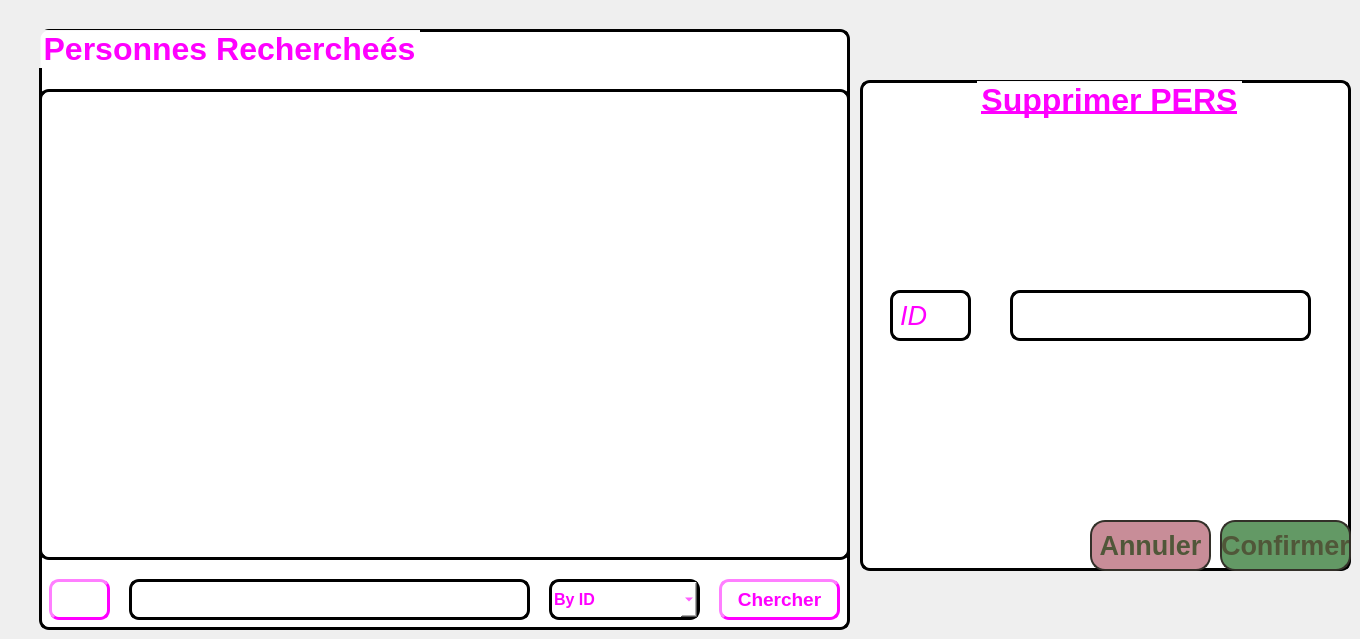
    <widget class="QWidget" name="page6">
     <widget class="QGroupBox" name="groupBox_116">
      <property name="geometry">
       <rect>
        <x>39</x>
        <y>29</y>
        <width>811</width>
        <height>601</height>
       </rect>
      </property>
      <property name="font">
       <font>
        <pointsize>24</pointsize>
        <weight>75</weight>
        <bold>true</bold>
       </font>
      </property>
      <property name="styleSheet">
       <string notr="true">background-color:white; 
color: rgb(255, 0, 255);
border-style:outset ; 
border-width:3px ; 
border-radius:10px;</string>
      </property>
      <property name="title">
       <string>Personnes Rechercheés</string>
      </property>
      <widget class="QTableView" name="tableView_86">
       <property name="geometry">
        <rect>
         <x>0</x>
         <y>60</y>
         <width>811</width>
         <height>471</height>
        </rect>
       </property>
       <property name="font">
        <font>
         <pointsize>13</pointsize>
         <weight>75</weight>
         <bold>true</bold>
        </font>
       </property>
       <property name="alternatingRowColors">
        <bool>true</bool>
       </property>
       <property name="gridStyle">
        <enum>Qt::DashDotLine</enum>
       </property>
       <property name="sortingEnabled">
        <bool>true</bool>
       </property>
       <attribute name="horizontalHeaderMinimumSectionSize">
        <number>100</number>
       </attribute>
       <attribute name="horizontalHeaderDefaultSectionSize">
        <number>152</number>
       </attribute>
       <attribute name="verticalHeaderDefaultSectionSize">
        <number>47</number>
       </attribute>
      </widget>
      <widget class="QPushButton" name="pushButton_406">
       <property name="geometry">
        <rect>
         <x>10</x>
         <y>550</y>
         <width>61</width>
         <height>41</height>
        </rect>
       </property>
       <property name="text">
        <string/>
       </property>
       <property name="icon">
        <iconset>
         <normaloff>:/resouces/Untitled-1.png</normaloff>:/resouces/Untitled-1.png</iconset>
       </property>
       <property name="iconSize">
        <size>
         <width>40</width>
         <height>30</height>
        </size>
       </property>
      </widget>
      <widget class="QPlainTextEdit" name="plainTextEdit_66">
       <property name="geometry">
        <rect>
         <x>90</x>
         <y>550</y>
         <width>401</width>
         <height>41</height>
        </rect>
       </property>
      </widget>
      <widget class="QComboBox" name="comboBox_116">
       <property name="geometry">
        <rect>
         <x>510</x>
         <y>550</y>
         <width>151</width>
         <height>41</height>
        </rect>
       </property>
       <property name="font">
        <font>
         <pointsize>12</pointsize>
         <weight>75</weight>
         <bold>true</bold>
        </font>
       </property>
       <item>
        <property name="text">
         <string>By ID</string>
        </property>
       </item>
       <item>
        <property name="text">
         <string>By Modele</string>
        </property>
       </item>
       <item>
        <property name="text">
         <string>By Date_Achat</string>
        </property>
       </item>
      </widget>
      <widget class="QPushButton" name="pushButton_416">
       <property name="geometry">
        <rect>
         <x>680</x>
         <y>550</y>
         <width>121</width>
         <height>41</height>
        </rect>
       </property>
       <property name="font">
        <font>
         <pointsize>14</pointsize>
         <weight>75</weight>
         <bold>true</bold>
        </font>
       </property>
       <property name="text">
        <string>Chercher</string>
       </property>
      </widget>
     </widget>
     <widget class="QGroupBox" name="groupBox_12">
      <property name="geometry">
       <rect>
        <x>860</x>
        <y>80</y>
        <width>491</width>
        <height>491</height>
       </rect>
      </property>
      <property name="font">
       <font>
        <pointsize>24</pointsize>
        <weight>75</weight>
        <bold>true</bold>
        <underline>true</underline>
        <stylestrategy>PreferDefault</stylestrategy>
       </font>
      </property>
      <property name="styleSheet">
       <string notr="true">background-color:white; 
color: rgb(255, 0, 255);
border-style:outset ; 
border-width:3px ; 
border-radius:10px;</string>
      </property>
      <property name="title">
       <string>Supprimer PERS</string>
      </property>
      <property name="alignment">
       <set>Qt::AlignCenter</set>
      </property>
      <property name="flat">
       <bool>true</bool>
      </property>
      <property name="checkable">
       <bool>false</bool>
      </property>
      <widget class="QLineEdit" name="lineEdit_S">
       <property name="geometry">
        <rect>
         <x>150</x>
         <y>210</y>
         <width>301</width>
         <height>51</height>
        </rect>
       </property>
       <property name="font">
        <font>
         <family>MS UI Gothic</family>
         <pointsize>20</pointsize>
         <weight>50</weight>
         <bold>false</bold>
         <underline>false</underline>
         <stylestrategy>PreferDefault</stylestrategy>
        </font>
       </property>
      </widget>
      <widget class="QLabel" name="label_52">
       <property name="geometry">
        <rect>
         <x>30</x>
         <y>210</y>
         <width>81</width>
         <height>51</height>
        </rect>
       </property>
       <property name="font">
        <font>
         <pointsize>20</pointsize>
         <weight>50</weight>
         <italic>true</italic>
         <bold>false</bold>
         <underline>false</underline>
         <stylestrategy>PreferDefault</stylestrategy>
        </font>
       </property>
       <property name="text">
        <string>ID</string>
       </property>
      </widget>
      <widget class="QPushButton" name="annuler_S">
       <property name="geometry">
        <rect>
         <x>230</x>
         <y>440</y>
         <width>121</width>
         <height>51</height>
        </rect>
       </property>
       <property name="font">
        <font>
         <family>MS UI Gothic</family>
         <pointsize>20</pointsize>
         <weight>75</weight>
         <bold>true</bold>
         <underline>false</underline>
         <strikeout>false</strikeout>
         <kerning>true</kerning>
        </font>
       </property>
       <property name="styleSheet">
        <string notr="true">box-shadow: 0px 1px 0px 0px #1c1b18;
	background:linear-gradient(to bottom, #eae0c2 5%, #ccc2a6 100%);
	background-color:#c88d98;
	border-radius:15px;
	border:2px solid #333029;
	display:inline-block;
	cursor:pointer;
	color:#505739;
	font-weight:bold;
	padding:0px 0 px;
	text-decoration:none;
	text-shadow:0px 1px 0px #ffffff;</string>
       </property>
       <property name="text">
        <string>Annuler</string>
       </property>
      </widget>
      <widget class="QPushButton" name="confimerS_R">
       <property name="geometry">
        <rect>
         <x>360</x>
         <y>440</y>
         <width>131</width>
         <height>51</height>
        </rect>
       </property>
       <property name="font">
        <font>
         <family>MS UI Gothic</family>
         <pointsize>20</pointsize>
         <weight>75</weight>
         <bold>true</bold>
         <underline>false</underline>
         <strikeout>false</strikeout>
         <kerning>true</kerning>
        </font>
       </property>
       <property name="styleSheet">
        <string notr="true">box-shadow: 0px 1px 0px 0px #1c1b18;
	background:linear-gradient(to bottom, #eae0c2 5%, #ccc2a6 100%);
	background-color:#639965;
	border-radius:15px;
	border:2px solid #333029;
	display:inline-block;
	cursor:pointer;
	color:#505739;
	font-weight:bold;
	padding:0px 0 px;
	text-decoration:none;
	text-shadow:0px 1px 0px #ffffff;</string>
       </property>
       <property name="text">
        <string>Confirmer</string>
       </property>
      </widget>
     </widget>
    </widget>
